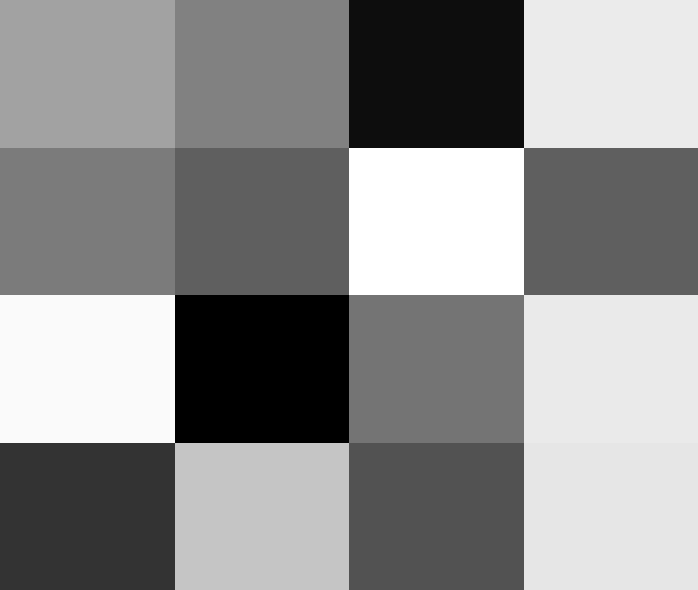
#> input picture ImageFundamentals/multiple_blocks.png, 698 x 590 px
$ jupyter execute logical_operations.ipynb
#> lines starting #> are read from the running program, lines starting #| are printed output that depends on the picture; after the words box and inside, x2 and y2 are one past the last pixel; in counts of white or black regions, pixels touching at a corner belong together
## Logical Operations On The Images
Logical operations on images involve performing pixel-wise operations based on logical rules or conditions. These operations are typically used for image processing tasks such as image blending, masking, thresholding, and bitwise operations

Image Thresholding:
   Binary Thresholding: Compares each pixel value to a threshold value. If the pixel value is greater than or equal to the threshold, it is set to the maximum value (e.g., 255) in the resulting binary image; otherwise, it is set to the minimum value (e.g., 0). This operation can be used to create binary masks or segment images based on intensity.

[cell 1]
import cv2
import numpy as np
from matplotlib import pyplot as plt

# Load the image in grayscale
image_path = 'multiple_blocks.png'
img = cv2.imread(image_path, 0)
#> img is the input picture: shape (590, 698); min 0, max 255, mean 141.7

# Apply thresholding
_, binary_image_1 = cv2.threshold(img, 127, 255, cv2.THRESH_BINARY)
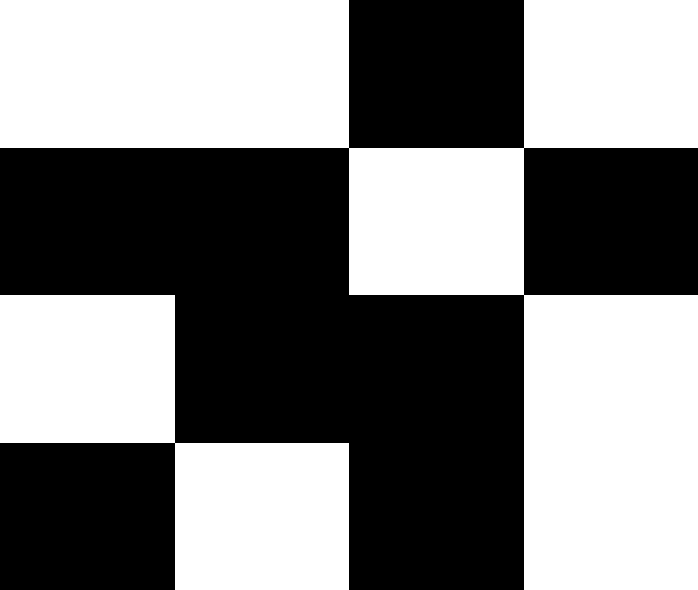
#> binary_image_1: shape (590, 698); 50% white; 1 black region, box (x1, y1, x2, y2) and area: (0, 0, 698, 590) 205883
_, binary_image_2 = cv2.threshold(img, 200, 255, cv2.THRESH_BINARY)
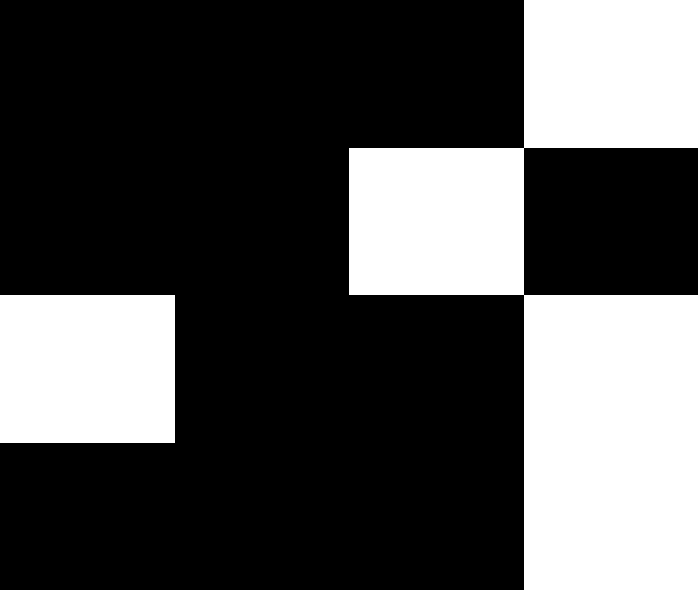
#> binary_image_2: shape (590, 698); 31.3% white; 2 white regions, box (x1, y1, x2, y2) and area: (349, 0, 698, 590) 102807, (0, 295, 175, 443) 25900

# Create a figure placeholder
fig = plt.figure(figsize=(12, 5))

# show original image on a subplot
fig.add_subplot(131)
plt.title(' image ')
plt.set_cmap('gray')
plt.imshow(img)

# show original image on a subplot
fig.add_subplot(132)
plt.title(' binary image ')
plt.set_cmap('gray')
plt.imshow(binary_image_1)

fig.add_subplot(133)
plt.title(' binary image ')
plt.set_cmap('gray')
plt.imshow(binary_image_2)
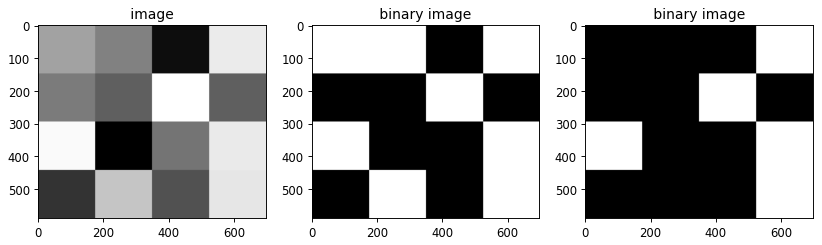
#> figure drawn by matplotlib, 3 panels

## Logical Operation

Bitwise Operations:

- Bitwise AND: Performs a bitwise AND operation between the pixel values of two images. This operation is commonly used for extracting specific bit patterns or performing bitwise masking.

- Bitwise OR: Performs a bitwise OR operation between the pixel values of two images. This operation can be used for combining or merging bit patterns.

- Bitwise XOR: Performs a bitwise XOR (exclusive OR) operation between the pixel values of two images. This operation can be used for detecting changes or differences between two images.

[cell 2]
# Perform logical operations
bitwise_and = cv2.bitwise_and(binary_image_1, binary_image_2)
bitwise_or = cv2.bitwise_or(binary_image_1, binary_image_2)
bitwise_xor = cv2.bitwise_xor(binary_image_1, binary_image_2)
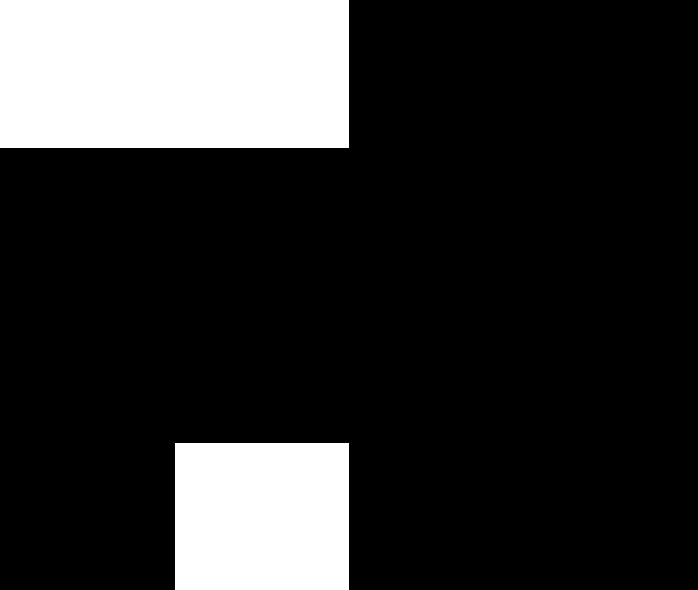
#> bitwise_xor: shape (590, 698); 18.8% white; 2 white regions, box (x1, y1, x2, y2) and area: (0, 0, 349, 148) 51652, (175, 443, 349, 590) 25578
bitwise_not = cv2.bitwise_not(binary_image_1)

[cell 3]
# Create a figure placeholder
fig = plt.figure(figsize=(14, 8))

# show original image on a subplot
fig.add_subplot(151)
plt.title(' image ')
plt.set_cmap('gray')
plt.imshow(img)

# show original image on a subplot
fig.add_subplot(152)
plt.title(' bitwise and image ')
plt.set_cmap('gray')
plt.imshow(bitwise_and)

fig.add_subplot(153)
plt.title(' bitwise or image ')
plt.set_cmap('gray')
plt.imshow(bitwise_or)

fig.add_subplot(154)
plt.title(' bitwise xor image ')
plt.set_cmap('gray')
plt.imshow(bitwise_xor)

fig.add_subplot(155)
plt.title(' bitwise not image ')
plt.set_cmap('gray')
plt.imshow(bitwise_not)
